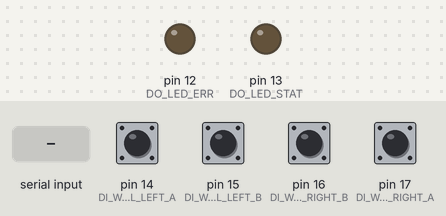
Bench run of a sketch on a simulated Arduino Uno, built with avr-gcc and run on an emulated ATmega328P. Parts: output pins drawn as LEDs (lit = HIGH). The inputs (shaded band) are chosen by the test bench; at power-on: pin 14 (DI_WHEEL_LEFT_A), pin 15 (DI_WHEEL_LEFT_B), pin 16 (DI_WHEEL_RIGHT_B), pin 17 (DI_WHEEL_RIGHT_A) LOW. What the sketch prints to the serial monitor is not drawn.

Above: at 1.2 s.
1.3 s: pin 14 (DI_WHEEL_LEFT_A) pulled HIGH for 0.15 s
At 1.37 s:
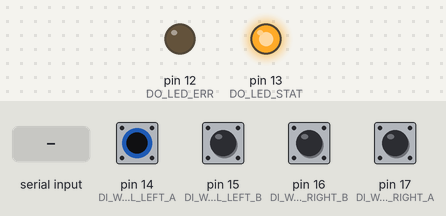
2.9 s: "1" received over Serial
Timing chart, 0 to 5.9 s (numbered marks = the images above; inputs shaded):
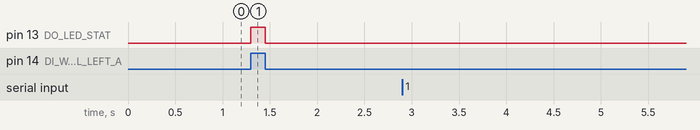

The sketch:

encorder_main.ino
```cpp
//PCからのリクエストに対し前回の送信からの積算距離を送る

#define DI_WHEEL_LEFT_A 14
#define DI_WHEEL_LEFT_B 15
#define DI_WHEEL_RIGHT_A 17
#define DI_WHEEL_RIGHT_B 16
#define DI_BTN_ZERO_CLEAR 18

#define DO_LED_STAT 13
#define DO_LED_ERR 12

#define SWITCH_CHECK 3
#define SWITCH_SPEED 4

#define tire 1770 //タイヤの周径
#define patarn 72  //光学式エンコーダーの分解能（分割数）
#define speed_frequency 5 //1秒当たりの速度更新回数

#define bet_wheel 535

#define pai 3.14159265359

int cnt_left, cnt_right;
int enc_left, enc_right;
int ret;

// int tm_serial_out;
#define TIMEOUT 1000


String strData;

int wheelState, prevState, prevLeft, prevRight;
#define ST_WHL_NONE 0x0
#define ST_WHL_LA 0x01
#define ST_WHL_LB 0x02
#define ST_WHL_LEFT 0x03
#define ST_WHL_RA 0x04
#define ST_WHL_RB 0x08
#define ST_WHL_RIGHT 0x0c

void setup() {

  pinMode(DO_LED_STAT, OUTPUT);
  pinMode(DO_LED_ERR, OUTPUT);

  pinMode(DI_WHEEL_LEFT_A, INPUT);
  pinMode(DI_WHEEL_LEFT_B, INPUT);
  pinMode(DI_WHEEL_RIGHT_A, INPUT);
  pinMode(DI_WHEEL_RIGHT_B, INPUT);

  pinMode(SWITCH_CHECK,INPUT);
  pinMode(SWITCH_SPEED,INPUT);

 // pinMode(AI_ROTARY_ENCODER_L, INPUT);
 //pinMode(AI_ROTARY_ENCODER_R, INPUT);

  cnt_left = cnt_right = 0;
//  tm_serial_out = 0;

  wheelState &= digitalRead(DI_WHEEL_LEFT_A) | digitalRead(DI_WHEEL_LEFT_B)<<1;
  prevState = wheelState;

  Serial.begin(9600);
}

void loop(){
  wheelState = digitalRead(DI_WHEEL_LEFT_A) | digitalRead(DI_WHEEL_LEFT_B)<<1 | digitalRead(DI_WHEEL_RIGHT_A)<<2 | digitalRead(DI_WHEEL_RIGHT_B)<<3;
  //enc_left = analogRead(AI_ROTARY_ENCODER_L);
  //enc_right = analogRead(AI_ROTARY_ENCODER_R);

  prevLeft = prevState&ST_WHL_LEFT;
  prevRight = prevState&ST_WHL_RIGHT;

  // LEFT WHEEL COUNTER UPDATE
  switch(wheelState&ST_WHL_LEFT){
    case ST_WHL_LEFT:
      if(prevLeft==ST_WHL_LA){
        //Serial.println((char)0b01);
        cnt_left++;
      }else if(prevLeft==ST_WHL_LB){
        //Serial.println((char)0b00);
        cnt_left--;
      }
      break;
    case ST_WHL_LA:
      if(prevLeft==ST_WHL_NONE){
        //Serial.println((char)0b01);
        cnt_left++;
      }else if(prevLeft==ST_WHL_LEFT){
        //Serial.println((char)0b00);
        cnt_left--;
      }
      break;
    case ST_WHL_NONE:
      if(prevLeft==ST_WHL_LB){
        //Serial.println((char)0b01);
        cnt_left++;
      }else if(prevLeft==ST_WHL_LA){
        //Serial.println((char)0b00);
        cnt_left--;
      }
      break;
    case ST_WHL_LB:
      if(prevLeft==ST_WHL_LEFT){
        //Serial.println((char)0b01);
        cnt_left++;
      }else if(prevLeft==ST_WHL_NONE){
        //Serial.println((char)0b00);
        cnt_left--;
      }
      break;
  }

  switch(wheelState&ST_WHL_RIGHT){
    case ST_WHL_RIGHT:
      if(prevRight==ST_WHL_RA){
        //Serial.println((char)0b11);
        cnt_right++;
      }else if(prevRight==ST_WHL_RB){
        //Serial.println((char)0b10);
        cnt_right--;
      }
      break;
    case ST_WHL_RA:
      if(prevRight==ST_WHL_NONE){
        //Serial.println((char)0b11);
        cnt_right++;
      }else if(prevRight==ST_WHL_RIGHT){
        //Serial.println((char)0b10);
        cnt_right--;
      }
      break;
    case ST_WHL_NONE:
      if(prevRight==ST_WHL_RB){
        //Serial.println((char)0b11);
        cnt_right++;
      }else if(prevRight==ST_WHL_RA){
        //Serial.println((char)0b10);
        cnt_right--;
      }
      break;
    case ST_WHL_RB:
      if(prevRight==ST_WHL_RIGHT){
        //Serial.println((char)0b11);
        cnt_right++;
      }else if(prevRight==ST_WHL_NONE){
        //Serial.println((char)0b10);
        cnt_right--;
      }
      break;
  }
  prevState=wheelState;

// ret = Serial.read();

  if(Serial.read() > 0)
  {
    Serial.write(cnt_left);
    Serial.write(cnt_right);
    cnt_left = 0;
    cnt_right = 0;
  }

  // LED
  if (wheelState& (ST_WHL_LA|ST_WHL_RA)) {
    digitalWrite(DO_LED_STAT, HIGH);
    //Serial.println("a");
  }else{
    digitalWrite(DO_LED_STAT, LOW);
    //Serial.println("b");
  }
}
```

Measured:
- after the input at 1.3 s, pin 13 (DO_LED_STAT): LOW → HIGH at once, → LOW 0.15 s later
- after the input at 2.9 s, every drawn part: stays the same
